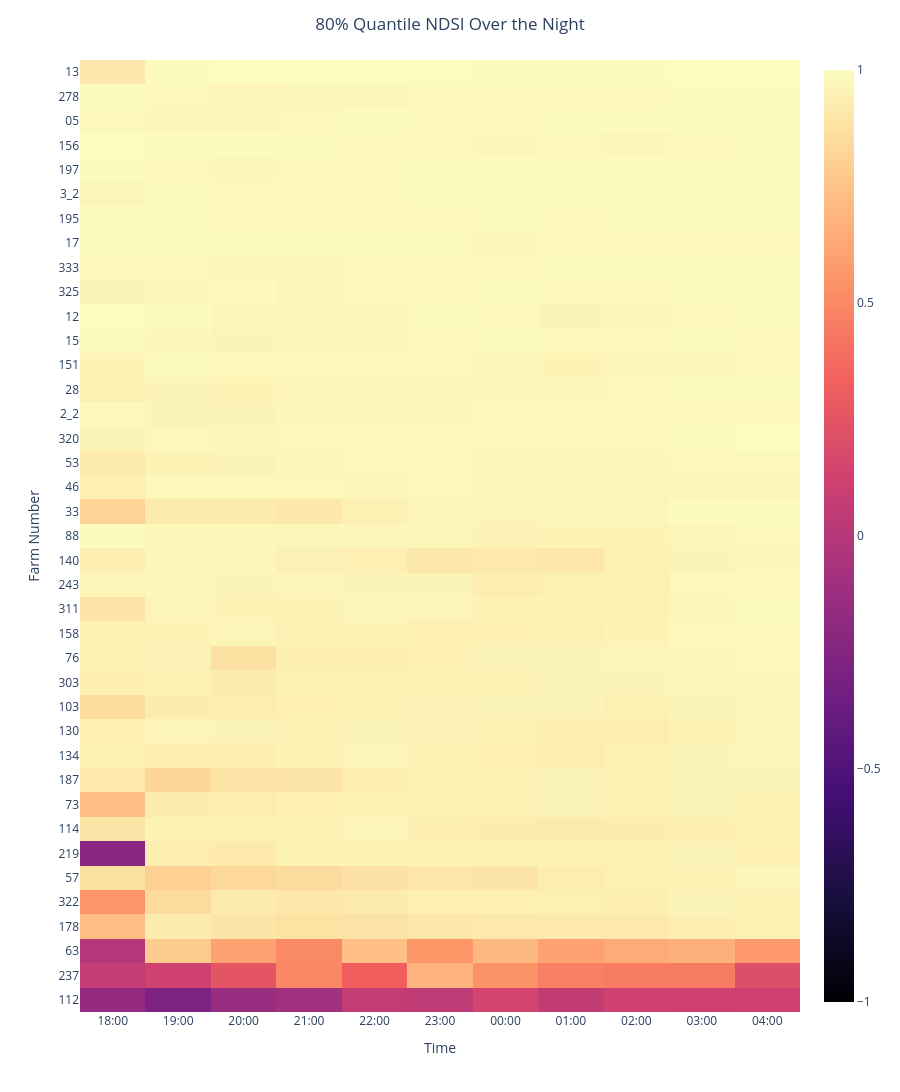

Notebook source saved alongside this figure:
### Code cell
night_df["TIME_LABEL"] = night_df["DATETIME"].dt.strftime("%H:%M")

heat_df = night_df.groupby(["FARM NUMBER", "TIME_LABEL"])["NDSI"].quantile(0.8).reset_index()
heatmap = heat_df.pivot(index="FARM NUMBER", columns="TIME_LABEL", values="NDSI")

time_order = ["18:00","19:00","20:00","21:00","22:00","23:00",
              "00:00","01:00","02:00","03:00","04:00"]

heatmap = heatmap.reindex(columns=time_order)

heatmap_sorted = heatmap.loc[
    heatmap.quantile(0.8,axis=1).sort_values(ascending=False).index
]

fig = px.imshow(
    heatmap_sorted,
    color_continuous_scale="magma",
    aspect = "auto",
    range_color = [-1,1]
)

fig.update_layout(
    xaxis_title="Time",
    yaxis_title="Farm Number",
    title = "80% Quantile NDSI Over the Night",
    title_x = 0.5,
    height=30 * len(heatmap)
)

fig.show()

### Figure 1 — Plotly figure (JSON) as saved in the notebook; plotly's stock layout.template omitted (floating-point values rounded to 4 significant figures; data arrays with more than 128 entries replaced by an {"elided": "..."} marker saying what was removed)
{"data": [{"coloraxis": "coloraxis", "hovertemplate": "TIME_LABEL: %{x}<br>FARM NUMBER: %{y}<br>color: %{z}<extra></extra>", "name": "0", "type": "heatmap", "x": ["18:00", "19:00", "20:00", "21:00", "22:00", "23:00", "00:00", "01:00", "02:00", "03:00", "04:00"], "xaxis": "x", "y": ["13", "278", "05", "156", "197", "3_2", "195", "17", "333", "325", "12", "15", "151", "28", "2_2", "320", "53", "46", "33", "88", "140", "243", "311", "158", "76", "303", "103", "130", "134", "187", "73", "114", "219", "57", "322", "178", "63", "237", "112"], "yaxis": "y", "z": {"elided": "39x11 float values"}}], "layout": {"coloraxis": {"cmax": 1, "cmin": -1, "colorscale": [[0, "#000004"], [0.1111, "#180f3d"], [0.2222, "#440f76"], [0.3333, "#721f81"], [0.4444, "#9e2f7f"], [0.5556, "#cd4071"], [0.6667, "#f1605d"], [0.7778, "#fd9668"], [0.8889, "#feca8d"], [1, "#fcfdbf"]]}, "height": 1170, "margin": {"t": 60}, "title": {"text": "80% Quantile NDSI Over the Night", "x": 0.5}, "xaxis": {"anchor": "y", "domain": [0, 1], "title": {"text": "Time"}}, "yaxis": {"anchor": "x", "autorange": "reversed", "domain": [0, 1], "title": {"text": "Farm Number"}}}}
